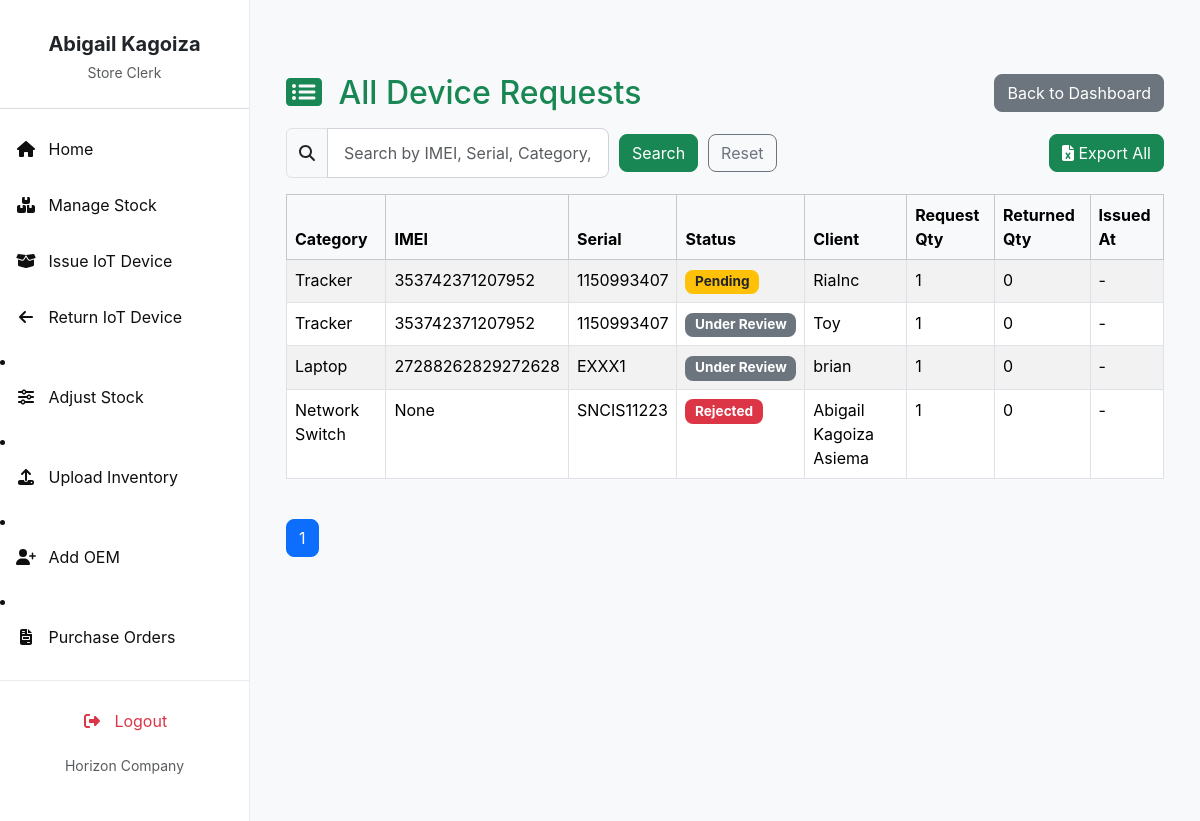
Page /reports/total-requests/ (signed in) on the earlier database version.
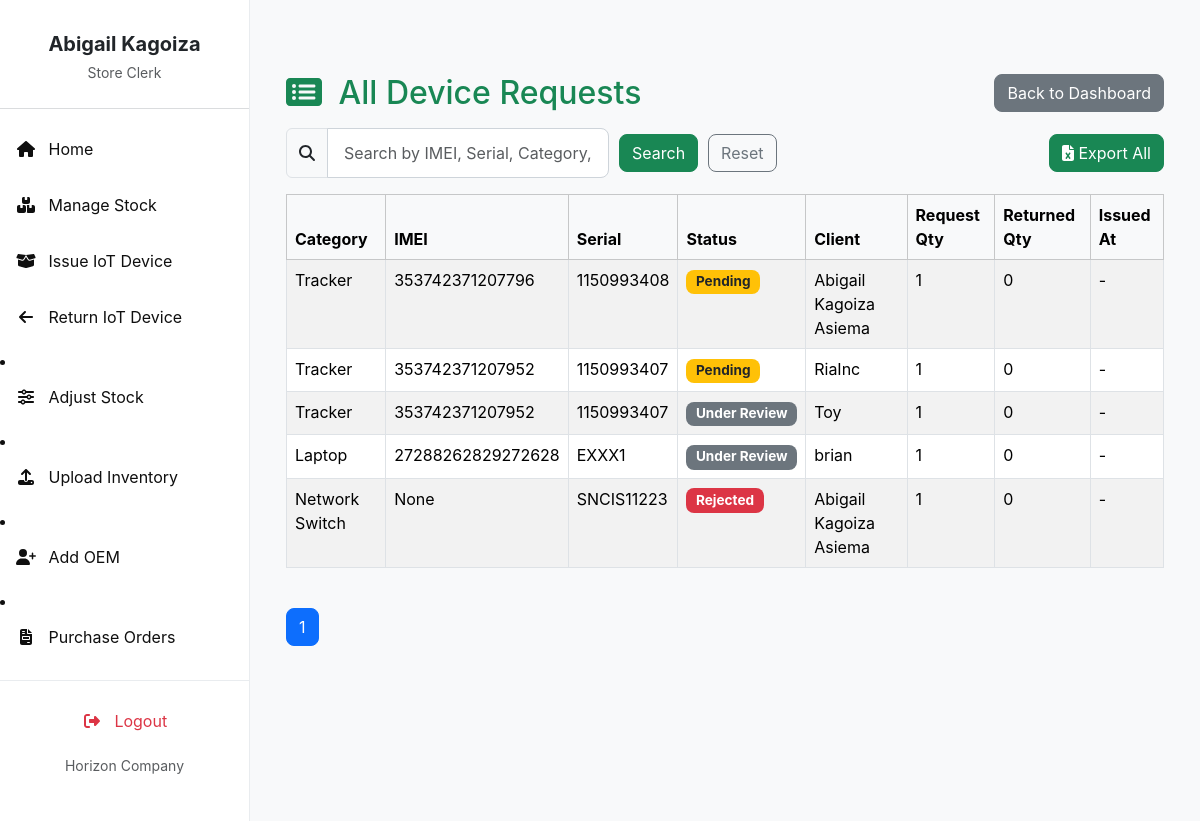
Same page on the later database version.
### invent/models.py (models this page shows, shortened)
class DeviceRequest(models.Model):
    device = models.ForeignKey(
        "Device", on_delete=models.CASCADE, related_name="requests"
    )
    imei_no = models.CharField(
        max_length=50, null=True, blank=True)  # existing — keep it
    imei_obj = models.ForeignKey(
        'DeviceIMEI',
        null=True,
        blank=True,
        on_delete=models.SET_NULL,
        related_name='device_requests'
    )
    requestor = models.ForeignKey(
        User, on_delete=models.CASCADE, related_name="device_requests"
    )
    client = models.ForeignKey(
        "Client",
        on_delete=models.CASCADE,
        related_name="client_requests",
        null=True,
        blank=True
    )
    branch = models.ForeignKey(
        Branch, on_delete=models.SET_NULL, null=True, blank=True, related_name="requests"
    )
    country = models.ForeignKey(
        Country, on_delete=models.SET_NULL, null=True, blank=True
    )
    imei_no = models.CharField(max_length=50, null=True, blank=True)  # ✅ NEW
    quantity = models.PositiveIntegerField(default=1)
    reason = models.TextField(blank=True, null=True)
    application_date = models.DateField(default=timezone.now)
    STATUS_CHOICES = [
        ('Pending', 'Pending'),
        ('Approved', 'Approved'),
        ('Issued', 'Issued'),
        ('Rejected', 'Rejected'),
        ('Cancelled', 'Cancelled'),
        ('Partially Returned', 'Partially Returned'),
        ('Fully Returned', 'Fully Returned'),
    ]
    status = models.CharField(
        max_length=20, choices=STATUS_CHOICES, default='Pending'
    )
    date_requested = models.DateTimeField(auto_now_add=True)
    date_issued = models.DateTimeField(null=True, blank=True)
    returned_quantity = models.PositiveIntegerField(default=0)
    _original_status = None
    def __init__(self, *args, **kwargs):
        super().__init__(*args, **kwargs)
        self._original_status = self.status

class Device(models.Model):
    STATUS_CHOICES = (
        ('available', 'Available'),
        ('issued', 'Issued'),
        ('returned', 'Returned'),
        ('faulty', 'Faulty'),
    )
    name = models.CharField(max_length=255)
    oem = models.ForeignKey(
        OEM,
        on_delete=models.SET_NULL,
        null=True,
        blank=False,
        related_name='devices'
    )
    product_id = models.CharField(max_length=30, blank=True)
    total_quantity = models.PositiveIntegerField(default=1)
    quantity_issued = models.PositiveIntegerField(default=0)
    imei_no = models.CharField(
        max_length=50, unique=True, null=True, blank=True)
    serial_no = models.CharField(
        max_length=50, unique=True, null=True, blank=True)
    mac_address = models.CharField(
        max_length=50, unique=True, null=True, blank=True)
    category = models.CharField(
        max_length=100, blank=True, help_text="e.g. Laptop or Router")
    manufacturer = models.CharField(max_length=100, blank=True)
    description = models.TextField(blank=True)
    selling_price = models.DecimalField(
        max_digits=10, decimal_places=2, null=True, blank=True)
    currency = models.CharField(
        max_length=10, choices=CURRENCY_CHOICES, default='USD')
    branch = models.ForeignKey(
        Branch, on_delete=models.SET_NULL, null=True, blank=True)
    country = models.ForeignKey(
        Country, on_delete=models.SET_NULL, null=True, blank=True)
    status = models.CharField(
        max_length=20, choices=STATUS_CHOICES, default='available')
    class Meta:
        permissions = [
            ("can_issue_item", "Can issue device to client"),
            ("can_return_item", "Can record device returns"),
        ]

class Client(models.Model):
    name = models.CharField(max_length=255)
    phone_no = models.CharField(max_length=50)
    email = models.EmailField()
    address = models.CharField(max_length=255)

### invent/views.py (the view, shortened to what this page needs)
# urls.py: path('reports/total-requests/', views.total_requests, name='total_requests'),
@login_required
def total_requests(request):
    query = request.GET.get('q', '')
    status_filter = request.GET.get('status', '')
    user = request.user
    if user.is_superuser:
        queryset = DeviceRequest.objects.select_related(
            "device", "client", "requestor").order_by('-date_requested')
    else:
        user_country = getattr(user.profile, "country", None)
        queryset = DeviceRequest.objects.select_related(
            "device", "client", "requestor").filter(branch__country=user_country).order_by('-date_requested')
    if status_filter and status_filter.lower() != 'all':
        queryset = queryset.filter(status=status_filter)
    paginator = Paginator(queryset, 10)
    page_number = request.GET.get('page')
    page_obj = paginator.get_page(page_number)
    context = {
        'page_obj': page_obj,
        'status_filter': status_filter,
    }
    return render(request, 'invent/total_requests.html', context)

### invent/context_processors.py (called while the page is built)
def pending_requests_count(request):
    count = 0  # Default to 0
    if request.user.is_authenticated:
        if request.user.has_perm('invent.can_issue_device'):
            count = DeviceRequest.objects.filter(status='Pending').count()
    return {'pending_requests_count_for_sidebar': count}

def user_branch(request):
    branch = None
    try:
        if request.user.is_authenticated:
            profile = getattr(request.user, 'profile', None)
            branch = getattr(profile, 'branch', None)
    except Exception:
        branch = None
    return {'user_branch': branch}

### invent/templates/invent/total_requests.html (shortened to what this page needs)
{% extends 'invent/base_store_clerk.html' %}
{% load static %}
{% block content %}
<div class="container mt-4">
<div class="d-flex justify-content-between align-items-center mb-3">
<h2 class="mb-0 text-primary">
<i class="fas fa-list-alt me-2"></i>
{% if status_filter and status_filter.lower != 'all' %}
{{ status_filter }} Items
{% else %}
All Device Requests
{% endif %}
</h2>
<a href="{% url 'store_clerk_dashboard' %}" class="btn btn-secondary">Back to Dashboard</a>
</div>
<div class="d-flex justify-content-between mb-3 align-items-center">
    <form method="get" class="d-flex align-items-center" style="gap: 10px;">
        <div class="input-group">
            <span class="input-group-text"><i class="fas fa-search"></i></span>
            <input type="text" name="q" value="{{ request.GET.q|default:'' }}" class="form-control"
                    placeholder="Search by IMEI, Serial, Category, Client">
        </div>
        <button type="submit" class="btn btn-success">Search</button>
        {% if status_filter and status_filter != 'all' %}
            <a href="{% url 'total_requests' %}?status={{ status_filter }}" class="btn btn-outline-secondary">Reset</a>
        {% else %}
            <a href="{% url 'total_requests' %}" class="btn btn-outline-secondary">Reset</a>
        {% endif %}
    </form>
    <a href="{% url 'export_total_requests' %}?status={{ status_filter|default:'' }}" class="btn btn-success">
        <i class="fas fa-file-excel"></i> Export All
    </a>
</div>
<div class="table-responsive">
    <table class="table table-bordered table-striped">
        <thead class="table-light">
            <tr>
                <th>Category</th>
                <th>IMEI</th>
                <th>Serial</th>
                <th>Status</th>
                <th>Client</th>
                <th>Request Qty</th>
                <th>Returned Qty</th>
                <th>Issued At</th>
            </tr>
        </thead>
        <tbody>
            {% for req in page_obj %}
            <tr>
                <td>{{ req.device.category }}</td>
                <td>{{ req.device.imei_no }}</td>
                <td>{{ req.device.serial_no|default:"-" }}</td>
                <td>
                    {% if req.status == "Issued" %}
                        <span class="badge bg-info text-dark">{{ req.status }}</span>
                    {% elif req.status == "Pending" %}
                        <span class="badge bg-warning text-dark">{{ req.status }}</span>
                    {% elif req.status == "Approved" %}
                        <span class="badge bg-success">{{ req.status }}</span>
                    {% elif req.status == "Rejected" %}
                        <span class="badge bg-danger">{{ req.status }}</span>
                    {% elif req.status == "Returned" %}
                        <span class="badge bg-primary">{{ req.status }}</span>
                    {% else %}
                        <span class="badge bg-secondary">{{ req.status }}</span>
                    {% endif %}
                </td>
                <td>{{ req.client.name|default:"-" }}</td>
                <td>{{ req.quantity }}</td>
                <td>{{ req.returned_quantity }}</td>
                <td>{{ req.date_issued|date:"Y-m-d H:i"|default:"-" }}</td>
            </tr>
            {% empty %}
            <tr>
                <td colspan="8" class="text-center">No device requests found.</td>
            </tr>
            {% endfor %}
        </tbody>
    </table>
</div>
<div class="pagination mt-4 text-center">
    <ul class="list-unstyled d-inline-flex gap-2">
        {% for num in page_obj.paginator.page_range %}
            {% if page_obj.number == num %}
                <li><span class="btn btn-primary">{{ num }}</span></li>
            {% else %}
                <li>
                    <a href="?page={{ num }}{% if request.GET.q %}&q={{ request.GET.q }}{% endif %}{% if status_filter %}&status={{ status_filter }}{% endif %}" class="btn btn-outline-secondary">{{ num }}</a>
                </li>
            {% endif %}
        {% endfor %}
    </ul>
</div>
</div>
{% endblock %}

Differences in the rows shown:
added DeviceRequest: device.category "Tracker", device.imei_no "353742371207796", device.serial_no "1150993408", status "Pending", client.name "Abigail Kagoiza Asiema", quantity "1", returned_quantity "0", date_issued "-"
